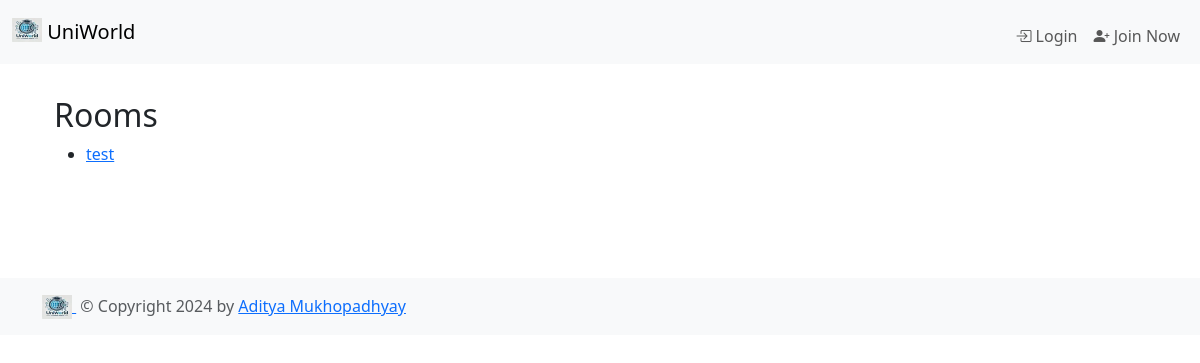
The app's page /chat/rooms/, older data.
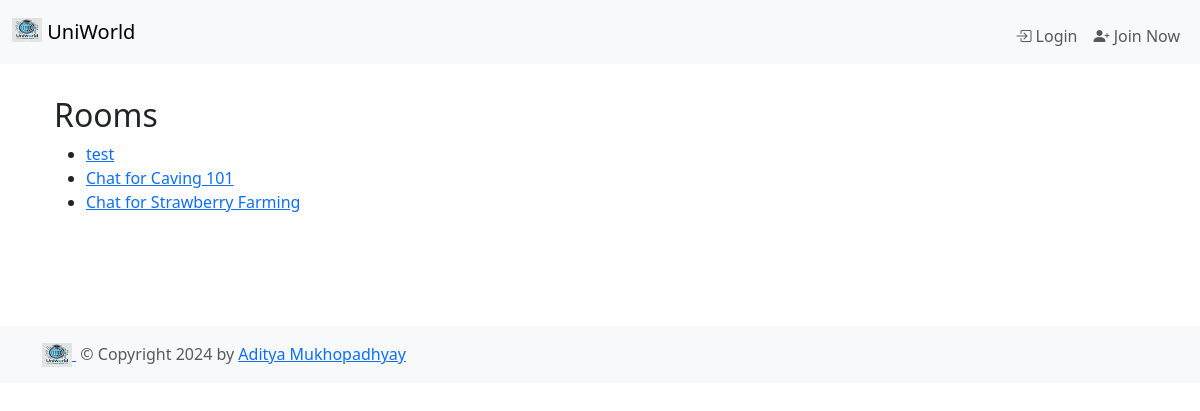
The same page, newer data.
### chat/models.py (models this page shows, shortened)
class Room(models.Model):
    name = models.CharField(max_length=255)
    slug = models.SlugField(unique=True)
    creator = models.ForeignKey(User, on_delete=models.CASCADE, related_name='created_rooms')

### chat/views.py (the view)
# urls.py: path('rooms/', RoomListView.as_view(), name='rooms'),
class RoomListView(ListView):
    model = Room
    context_object_name = 'room_list'

### chat/templates/chat/room_list.html (shortened to what this page needs)
{%extends 'base.html' %}
{%block content%}
<div class="center">
	<h2>Rooms</h2>
	{% if room_list %}
	<ul class="rooms">
		{% for room in room_list %}
            <li>
                <a href="{% url 'room' room.id %}">{{ room.name }}</a>
            </li>
		{% endfor %}
	{% else %}
		<p>No rooms found.</p>
	{% endif %}
	</ul>
</div>
{%endblock content%}

Row changes from the older to the newer data that the page shows:
added Room: name "Chat for Caving 101"
added Room: name "Chat for Strawberry Farming"
